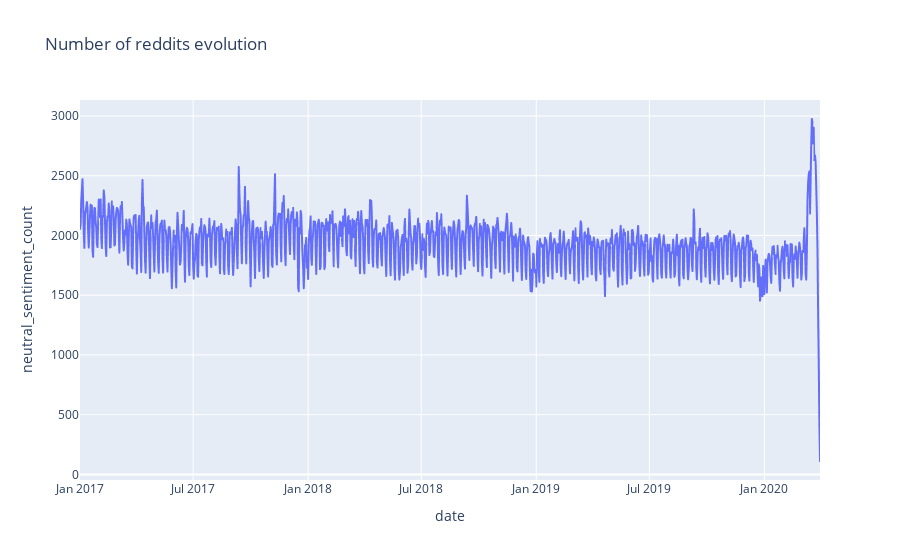

Write notebook code for a chart like this one.
### Code cell
fig = px.line(time_twitter, x="date", y="neutral_sentiment_count", title='Number of reddits evolution')
fig.show()

### Figure 1 — Plotly figure (JSON) as saved in the notebook; plotly's stock layout.template omitted (floating-point values rounded to 4 significant figures; data arrays with more than 128 entries replaced by an {"elided": "..."} marker saying what was removed)
{"data": [{"hoverlabel": {"namelength": 0}, "hovertemplate": "date=%{x}<br>neutral_sentiment_count=%{y}", "legendgroup": "", "line": {"color": "#636efa", "dash": "solid"}, "mode": "lines", "name": "", "showlegend": false, "type": "scattergl", "x": {"elided": "1185 str values"}, "xaxis": "x", "y": {"elided": "1185 int values"}, "yaxis": "y"}], "layout": {"legend": {"tracegroupgap": 0}, "title": {"text": "Number of reddits evolution"}, "xaxis": {"anchor": "y", "domain": [0, 1], "title": {"text": "date"}}, "yaxis": {"anchor": "x", "domain": [0, 1], "title": {"text": "neutral_sentiment_count"}}}}
